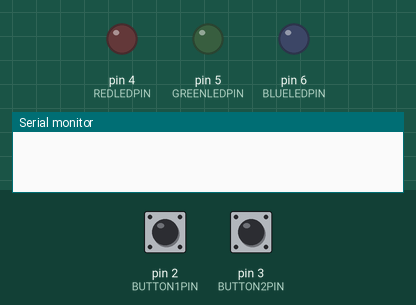
A sketch run on a simulated Arduino Uno, built with avr-gcc and run on an emulated ATmega328P. Parts: output pins drawn as LEDs (lit = HIGH), the last lines printed to the serial monitor. The inputs (shaded band) are chosen by the test bench; at power-on: pin 3 (BUTTON2PIN) HIGH, pin 2 (BUTTON1PIN) HIGH.

Above: at 1.2 s.
1.3 s: pin 3 (BUTTON2PIN) pulled LOW for 3.2 s
At 2.6 s:
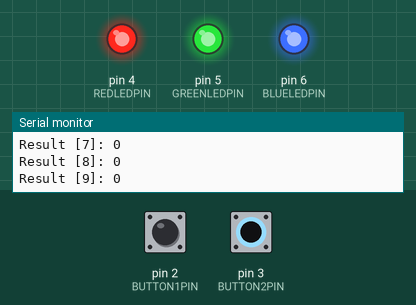
7.5 s: pin 2 (BUTTON1PIN) pulled LOW for 1 s
At 9.5 s:
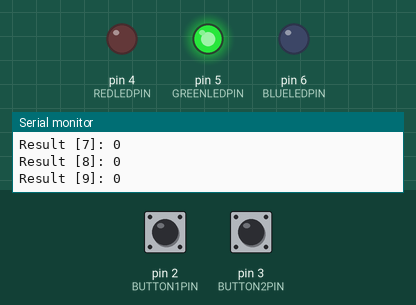
10.0 s: pin 2 (BUTTON1PIN) pulled LOW for 0.15 s
At 10.8 s:
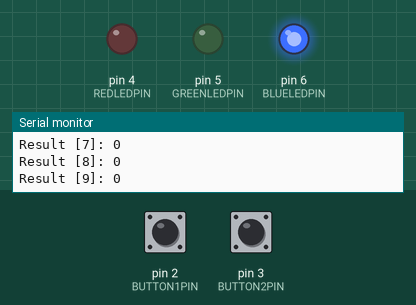
11.7 s: pin 2 (BUTTON1PIN) pulled LOW for 3.2 s
At 15.6 s:
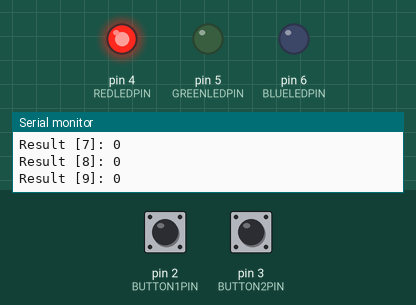
Timing chart, 0 to 17.1 s (numbered marks = the images above; inputs shaded):
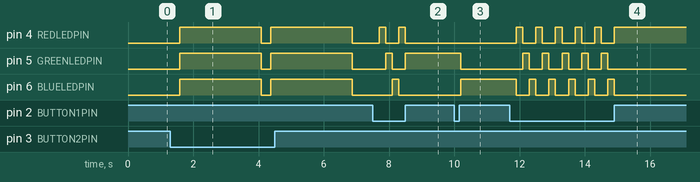

The sketch:

LAB1_PART7.ino
```cpp
//HERE I AM ASSIGING VARIABLE NAMES TO EACH OF MY PINS
#define BUTTON1PIN   2
#define BUTTON2PIN   3
#define REDLEDPIN    4
#define GREENLEDPIN  5
#define BLUELEDPIN   6

//HERE WE ARE CREATING A VARIABLE THAT WILL DETERMINE WHICH OPERATION WILL
//BE PERFORMED BASED ON TIMES BUTTON IS PRESSED
int operationCounter = 0;

//HERE WE ARE CREATING A VARIABLE THAT WILL KEEP COUNT OF HOW
//MANY TIMES THE BUTTON WAS PRESSED
int pressCount = 0;

//HERE WE ARE CREATING AN ARRAY OF 10 ELEMENTS
int array1[10] = {1, 2, 3, 4, 5, 6, 7, 8, 9, 10};

//HERE WE ARE CREATING A SECOND ARRAY OF 10 ELEMENTS
int array2[10] = {10, 9, 8, 7, 6, 5, 4, 3, 2, 1};

//HERE WE ARE CREATING AN EMPTY ARRAY WHERE THE NEW VALUES WILL BE ADDED
int resultArray[10] = {};

//HERE WE ARE CREATING A VARIABLE THAT WILL HELP DETERMINE WHEN THE BUTTON IS PRESSED USING BOOL
bool isCalculating = false;

void setup() {
  //HERE WE ARE ASSIGING THE BUTTONS TO USE THE MACRO INPUT_PULLUP WHICH WILL
  //CAUSE THE BUTTON TO OUTPUT LOW (WHEN PRESSED) AND HIGH (WHEN NOT PRESSED)
  pinMode(BUTTON1PIN, INPUT_PULLUP);
  pinMode(BUTTON2PIN, INPUT_PULLUP);

  //HERE WE ARE ASSIGING THE LEDS AS OUTPUTS
  pinMode(REDLEDPIN, OUTPUT);
  pinMode(GREENLEDPIN, OUTPUT);
  pinMode(BLUELEDPIN, OUTPUT);

  //HERE WE ARE ASSIGING THE LEDS TO BEGIN TURNED OFF
  digitalWrite(REDLEDPIN, LOW);
  digitalWrite(GREENLEDPIN, LOW);
  digitalWrite(BLUELEDPIN, LOW);
  Serial.begin(9600);
}

void loop() {
  // HERE WE ARE CHECKING IF THE FIRST BUTTON IS PRESSED
  if (digitalRead(BUTTON1PIN) == LOW) {
    //HERE WE ARE ADDING A DELAY TO AVIOD READING ANY DEBOUNCING
    delay(200);
    //IF THE BUTTON WAS PRESSED THEN THE PRESSCOUNT WILL GO UP TO ONE VALUE
    //DEPENDING WHAT THE PRESS COUNT IS WILL DETERMINE WHICH IF STATEMENT THE PROGRAM WILL ENTER
    pressCount++;
    if (pressCount == 1) {
      //EACH IF STATEMENT HAS A CORRESPONDING OPERATION THAT
      //IT WILL CARRY OUT, FOR EXAMPLE THE FIRST IF STATEMENT WILL
      //DO THE ADDITION OPERATION
      //EACH OPERATION ALSO HAS A CERTAIN LED COLOR THAT WILL ALLOW THE USER TO KNOW WHICH OPERATER
      //THEY ARE TELLING THE PROGRAM TO USE
      operationCounter = 1; // ADDITION
      digitalWrite(REDLEDPIN, HIGH);
      digitalWrite(GREENLEDPIN, LOW);
      digitalWrite(BLUELEDPIN, LOW);
    } else if (pressCount == 2) {
      operationCounter = 2; // SUBTRACTION
      digitalWrite(REDLEDPIN, LOW);
      digitalWrite(GREENLEDPIN, HIGH);
      digitalWrite(BLUELEDPIN, LOW);
    } else if (pressCount == 3) {
      operationCounter = 3; // MULTIPLICATION
      digitalWrite(REDLEDPIN, LOW);
      digitalWrite(GREENLEDPIN, LOW);
      digitalWrite(BLUELEDPIN, HIGH);
    }
    //IF MORE THAN 3 PRESSES ARE COUNTED THEN THE PRESSCOUNT WILL RESET AS THERE ARE ONLY 3 DIFFERENT CONDITIONS
    pressCount = pressCount % 3;
  }

  // HERE WE ARE CHECKING IF THE SECOND BUTTON HAS BEEN PRESSED
  if (digitalRead(BUTTON2PIN) == LOW) {
    //HERE WE ARE ADDING A DELAY TO AVIOD READING ANY DEBOUNCING
    delay(200);

    //HERE IF !isCalculating THEN WE WILL BEGIN TO APPLY THE OPERATION TO THE ARRAYS
    if (!isCalculating) {
      applyOperation();
    }
  }
}

void applyOperation() {
  //HERE WE ARE TURNING OFF ALL LEDS IN ORDER FOR USER TO BE AWARE THAT
  //THE OPERATION HAS BEEN SELECTED AND PROGRAM IS COMPLETING THE OPERATION
  digitalWrite(REDLEDPIN, LOW);
  digitalWrite(GREENLEDPIN, LOW);
  digitalWrite(BLUELEDPIN, LOW);

  //HERE WE ARE CHANGING OUR BOOL TO TRUE
  isCalculating = true;

  //HERE THE FOR LOOP WILL GO THRU ALL 10 ELEMENTS IN EACH ARRAY
  //AND DO THE OPERATION PREVIOUSLY SELECTED TO EACH ELEMENT IN THE ARRAY IN THE ORDER EACH ELEMENT IS PLACED IN THE ARRAY
  for (int i = 0; i < 10; i++) {
    if (operationCounter == 1) {
      resultArray[i] = array1[i] + array2[i]; // ADDITION
    } else if (operationCounter == 2) {
      resultArray[i] = array1[i] - array2[i]; // SUBTRACTION
    } else if (operationCounter == 3) {
      resultArray[i] = array1[i] * array2[i]; // MULTIPLICATION
    }

    //HERE WE ARE PRINTING THE RESULTS AND ADDING THEM TO THE EMPTY ARRAY
    Serial.print("Result [");
    Serial.print(i);
    Serial.print("]: ");
    Serial.println(resultArray[i]);
  }


  //HERE WE ARE TURNING ON ALL THE LEDS TO SHOW USER THAT THE OPERATION IS COMPLETE
  digitalWrite(REDLEDPIN, HIGH);
  digitalWrite(GREENLEDPIN, HIGH);
  digitalWrite(BLUELEDPIN, HIGH);
  //HERE IS JUST A MINI DELAY TO KEEP THE LIGHTS FROM TURNING OFF TOO QUICKLY
  delay(2500);
  digitalWrite(REDLEDPIN, LOW);
  digitalWrite(GREENLEDPIN, LOW);
  digitalWrite(BLUELEDPIN, LOW);

  //HERE WE ARE RESETTING OUR BOOL BACK TO FALSE BEFORE GOING BACK INTO THE FOR LOOP
  isCalculating = false;
}
```

Measured:
- after the input at 1.3 s, pin 4 (REDLEDPIN), pin 5 (GREENLEDPIN), pin 6 (BLUELEDPIN): alternates HIGH for 2.5 s and LOW for 0.29 s, starting after 0.29 s
- after the input at 7.5 s, pin 4 (REDLEDPIN): alternates HIGH for 0.20 s and LOW for 0.40 s, 4 changes in all, then stays LOW, starting after 0.20 s; pin 5 (GREENLEDPIN): LOW → HIGH after 0.40 s, → LOW 0.20 s later, → HIGH 0.40 s later; pin 6 (BLUELEDPIN): LOW → HIGH after 0.60 s, → LOW 0.20 s later
- after the input at 10.0 s, pin 5 (GREENLEDPIN): HIGH → LOW after 0.20 s; pin 6 (BLUELEDPIN): LOW → HIGH after 0.20 s
- after the input at 11.7 s, pin 4 (REDLEDPIN): alternates HIGH for 0.20 s and LOW for 0.40 s, 11 changes in all, then stays HIGH, starting after 0.20 s; pin 5 (GREENLEDPIN): alternates HIGH for 0.20 s and LOW for 0.40 s, 10 changes in all, then stays LOW, starting after 0.40 s
